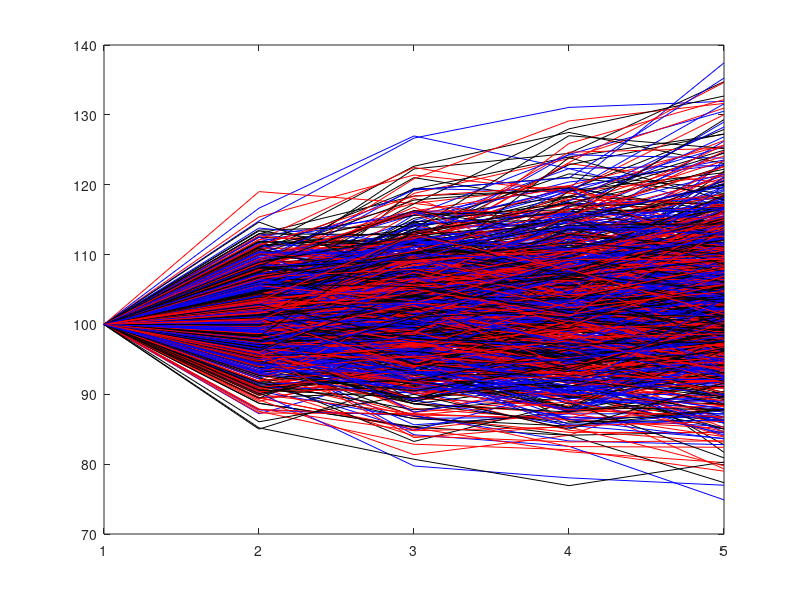

Source code (MATLAB):
clear all;
close all;

%Simulation Settings%
paths = 1000;
periods = 4;
Etime = 1;
h = Etime/periods;

%stock%
S0 = 100;
a = 0.04;
r=0.04;
vol =  0.1;
delta = 0;

%option%
K = 100;
call = 1;
OptionValue = 0;

results = zeros(1,paths);
time = 1:periods+1;
S = 1:periods+1;

cstring = 'rbk';

%runs%
for(i = 1:paths)
    S(1) = S0;
   for(t = 2:periods+1 )
        z = randn;
        S(t)= S(t-1)*exp((a-delta-0.5*vol^2)*h+vol*z*sqrt(h));
   end
   plot(time, S, cstring(mod(i,3)+1));
   hold on;
   
   if(call == 1)
        if(S(t)>K)
            results(i) = S(t)-K;
        else
            results(i) = 0;
        end
   else
       if(S(t)<K)
           results(i) = K - S(t);
       else
           results(i) = 0;
       end
   end
end

ans = mean(results)*exp(-r*Etime)